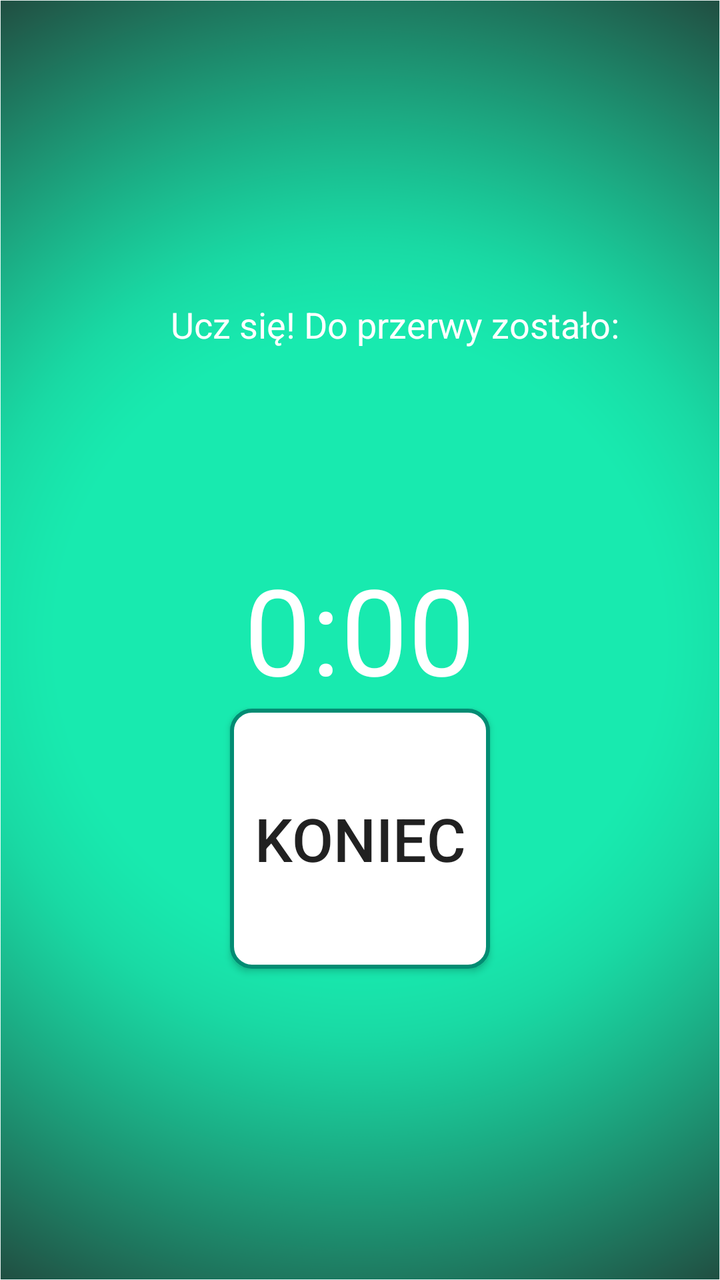
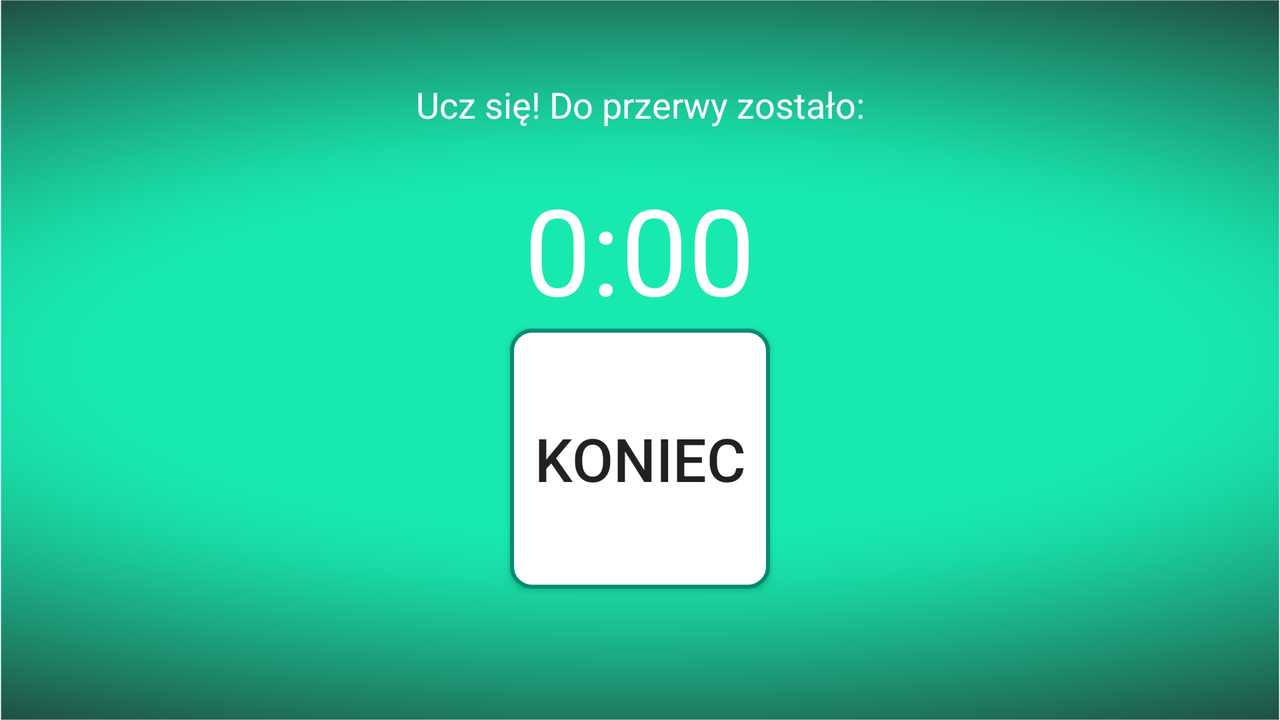

Two renders of one Android screen. The first uses the default layout on a phone; the second uses the alternative layout the repository ships for a different screen configuration, on a matching device. The two XML files are below.
<!-- AndroidManifest.xml: application theme AppTheme -->
<!-- res/layout/activity_active.xml -->
<?xml version="1.0" encoding="utf-8"?>
<RelativeLayout xmlns:android="http://schemas.android.com/apk/res/android"
    xmlns:tools="http://schemas.android.com/tools"
    android:layout_width="match_parent"
    android:layout_height="match_parent"
    android:background="@drawable/background"
    tools:context=".activity.Active">

    <TextView
        android:id="@+id/text_information"
        android:layout_width="350dp"
        android:layout_height="wrap_content"
        android:layout_alignParentStart="true"
        android:layout_alignParentLeft="true"
        android:layout_alignParentTop="true"
        android:layout_centerHorizontal="true"
        android:layout_marginStart="35dp"
        android:layout_marginLeft="35dp"
        android:layout_marginTop="150dp"
        android:layout_marginBottom="50dp"
        android:gravity="center"
        android:text="@string/information_study"
        android:textColor="@android:color/white"
        android:textSize="18sp" />

    <TextView
        android:id="@+id/text_view_countdown"
        android:layout_width="wrap_content"
        android:layout_height="wrap_content"
        android:layout_below="@+id/text_information"
        android:layout_centerHorizontal="true"
        android:layout_marginTop="50dp"
        android:text="0:00"
        android:textColor="@android:color/white"
        android:textSize="60sp" />

    <Button
        android:id="@+id/button_stop"
        android:layout_width="wrap_content"
        android:layout_height="wrap_content"
        android:layout_below="@+id/text_view_countdown"
        android:layout_centerHorizontal="true"
        android:layout_marginTop="0dp"
        android:width="130dp"
        android:height="130dp"
        android:background="@drawable/custom_button_light"
        android:onClick="onStartButton"
        android:text="@string/button_stop"
        android:textSize="30sp" />

    
</RelativeLayout>
<!-- resources referenced by this layout -->
<resources>
  <!-- drawable background: png bitmap (drawable, 181699 bytes) -->
  <!-- drawable custom_button_light (drawable) -->
  <?xml version="1.0" encoding="utf-8"?>
  <shape xmlns:android="http://schemas.android.com/apk/res/android">
      <solid android:color="@color/colorWhite" />
      <corners android:radius="10dp"/>
      <stroke
          android:width="2dp"
          android:color="@color/colorDarkMint"/>
  </shape>
  <string name="button_stop">Koniec</string>
  <string name="information_study">Ucz się! Do przerwy zostało:</string>
  <style name="AppTheme" parent="Theme.AppCompat.Light.DarkActionBar">
          
          <item name="colorPrimary">@color/colorMint</item>
          <item name="colorPrimaryDark">#000000</item>
          <item name="colorAccent">@color/colorDarkMint</item>
      </style>
  <color name="colorWhite">#FFFFFF</color>
  <color name="colorDarkMint">#038C73</color>
  <color name="colorMint">#18EAAF</color>
</resources>
<!-- res/layout-land/activity_active.xml (the repository's variant of the layout above) -->
<!-- drawn on the phone turned sideways -->
<?xml version="1.0" encoding="utf-8"?>
<RelativeLayout xmlns:android="http://schemas.android.com/apk/res/android"
    xmlns:tools="http://schemas.android.com/tools"
    android:layout_width="match_parent"
    android:layout_height="match_parent"
    android:background="@drawable/background"
    tools:context=".activity.Active">

    <TextView
        android:id="@+id/text_information"
        android:layout_width="350dp"
        android:layout_height="wrap_content"
        android:layout_alignParentTop="true"
        android:layout_centerHorizontal="true"
        android:layout_marginTop="40dp"
        android:layout_marginBottom="10dp"
        android:gravity="center"
        android:text="@string/information_study"
        android:textColor="@android:color/white"
        android:textSize="18sp" />

    <TextView
        android:id="@+id/text_view_countdown"
        android:layout_width="wrap_content"
        android:layout_height="wrap_content"
        android:layout_below="@+id/text_information"
        android:layout_centerHorizontal="true"
        android:layout_marginTop="10dp"
        android:text="0:00"
        android:textColor="@android:color/white"
        android:textSize="60sp" />

    <Button
        android:id="@+id/button_stop"
        android:layout_width="wrap_content"
        android:layout_height="wrap_content"
        android:layout_below="@+id/text_view_countdown"
        android:layout_centerHorizontal="true"
        android:layout_marginTop="0dp"
        android:width="130dp"
        android:height="130dp"
        android:background="@drawable/custom_button_light"
        android:onClick="onStartButton"
        android:text="@string/button_stop"
        android:textSize="30sp" />

</RelativeLayout>
